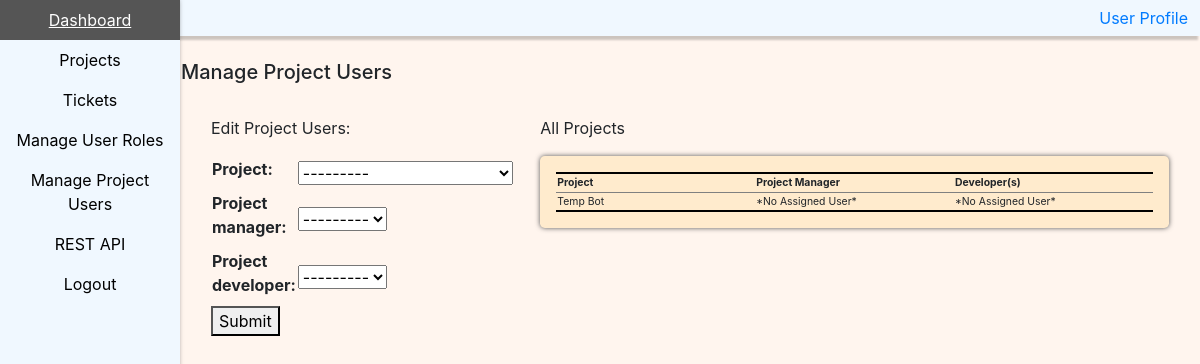
Page /manage_projects/ (signed in) on the earlier database version.
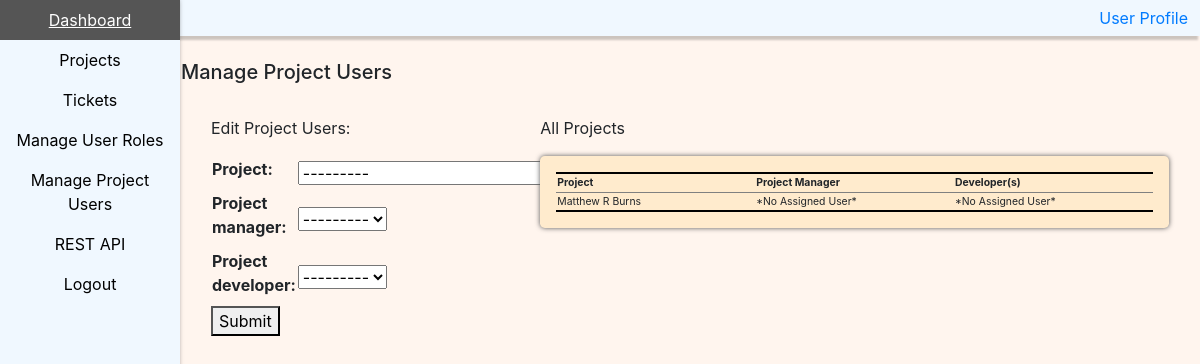
Same page on the later database version.
### projects/models.py (models this page shows)
class Project(models.Model):
    name = models.CharField(max_length=30, primary_key=True)
    description = models.CharField(max_length=300)

### core/views.py (the view, shortened to what this page needs)
# urls.py: path('manage_projects/', core_views.manage_projects, name='manage_projects'),
@login_required(login_url='/')
def manage_projects(request):
    user_obj = User.objects.get(pk=request.user.username)
    if(user_obj.role != "Admin"):
        return redirect('/core/')
    page_data={"rows":[], "edit_project":edit_project}
    populate_page_data_with_projects(request, page_data)
    return render(request, 'core/manage_projects.html', context=page_data)

### core/views.py (called while the page is built)
def populate_page_data_with_projects(request, page_data):
    user_objects = User.objects.all()
    project_objects = Project.objects.all()
    for project in project_objects:
        row=[]
        row.append(project.name)
        noUsers=True
        for user in user_objects:
            if user.role == "Project Manager" and user.project == project:
                row.append(user.username)
                noUsers=False
        if(noUsers == True):
            row.append("*No Assigned User*")
        noUsers=True
        for user in user_objects:
            if user.role == "Developer" and user.project == project:
                row.append(user.username)
                noUsers=False
        if(noUsers == True):
            row.append("*No Assigned User*")
        page_data.get("rows").append(row)
    return

### templates/core/manage_projects.html (shortened to what this page needs)
<!DOCTYPE html>
<html land="en">
  <head>
    {% load static %}
    <link rel="stylesheet" href="{% static 'style.css' %}" type="text/css"/>
  </head>
  <body>
    {% include "core/navigation_vertical.html" %}
    {% include "core/bootstrap.html" %}
    <div class="page_body">
      <div class="row">
        <h5> Manage Project Users </h5>
      </div>
      <br>
      <div class="container">
        <div class="row">
          <div class="col-sm-4">
            <p> Edit Project Users: </p>
            <form method="POST">{%csrf_token%}
              <table>
                {{edit_project.as_table}}
              </table>
              <button type="submit" class="btm btm-primary" name="Edit Project">Submit</button>
            </form>
          </div>
        <div class="col-sm-8">
          <p> All Projects </p>
          <div class="jumbotron">
          <table class="info_tables">
            <tr class="info_tables">
              <th>Project</th>
              <th>Project Manager</th>
              <th>Developer(s)</th>
            </tr>
            {% for items in rows %}
            <tr class="info_tables">
              {% for cells in items %}
                <td class="info_tables">
                  {{ cells }}
                </td>
              {% endfor %}
            </tr>
            {% endfor %}
          </table>
        </div>
        </div>
        </div>
      </div>
    </div>
  </body>
</html>

Differences in the rows shown:
removed Project: items "Temp Bot"
added Project: items "Matthew R Burns"
